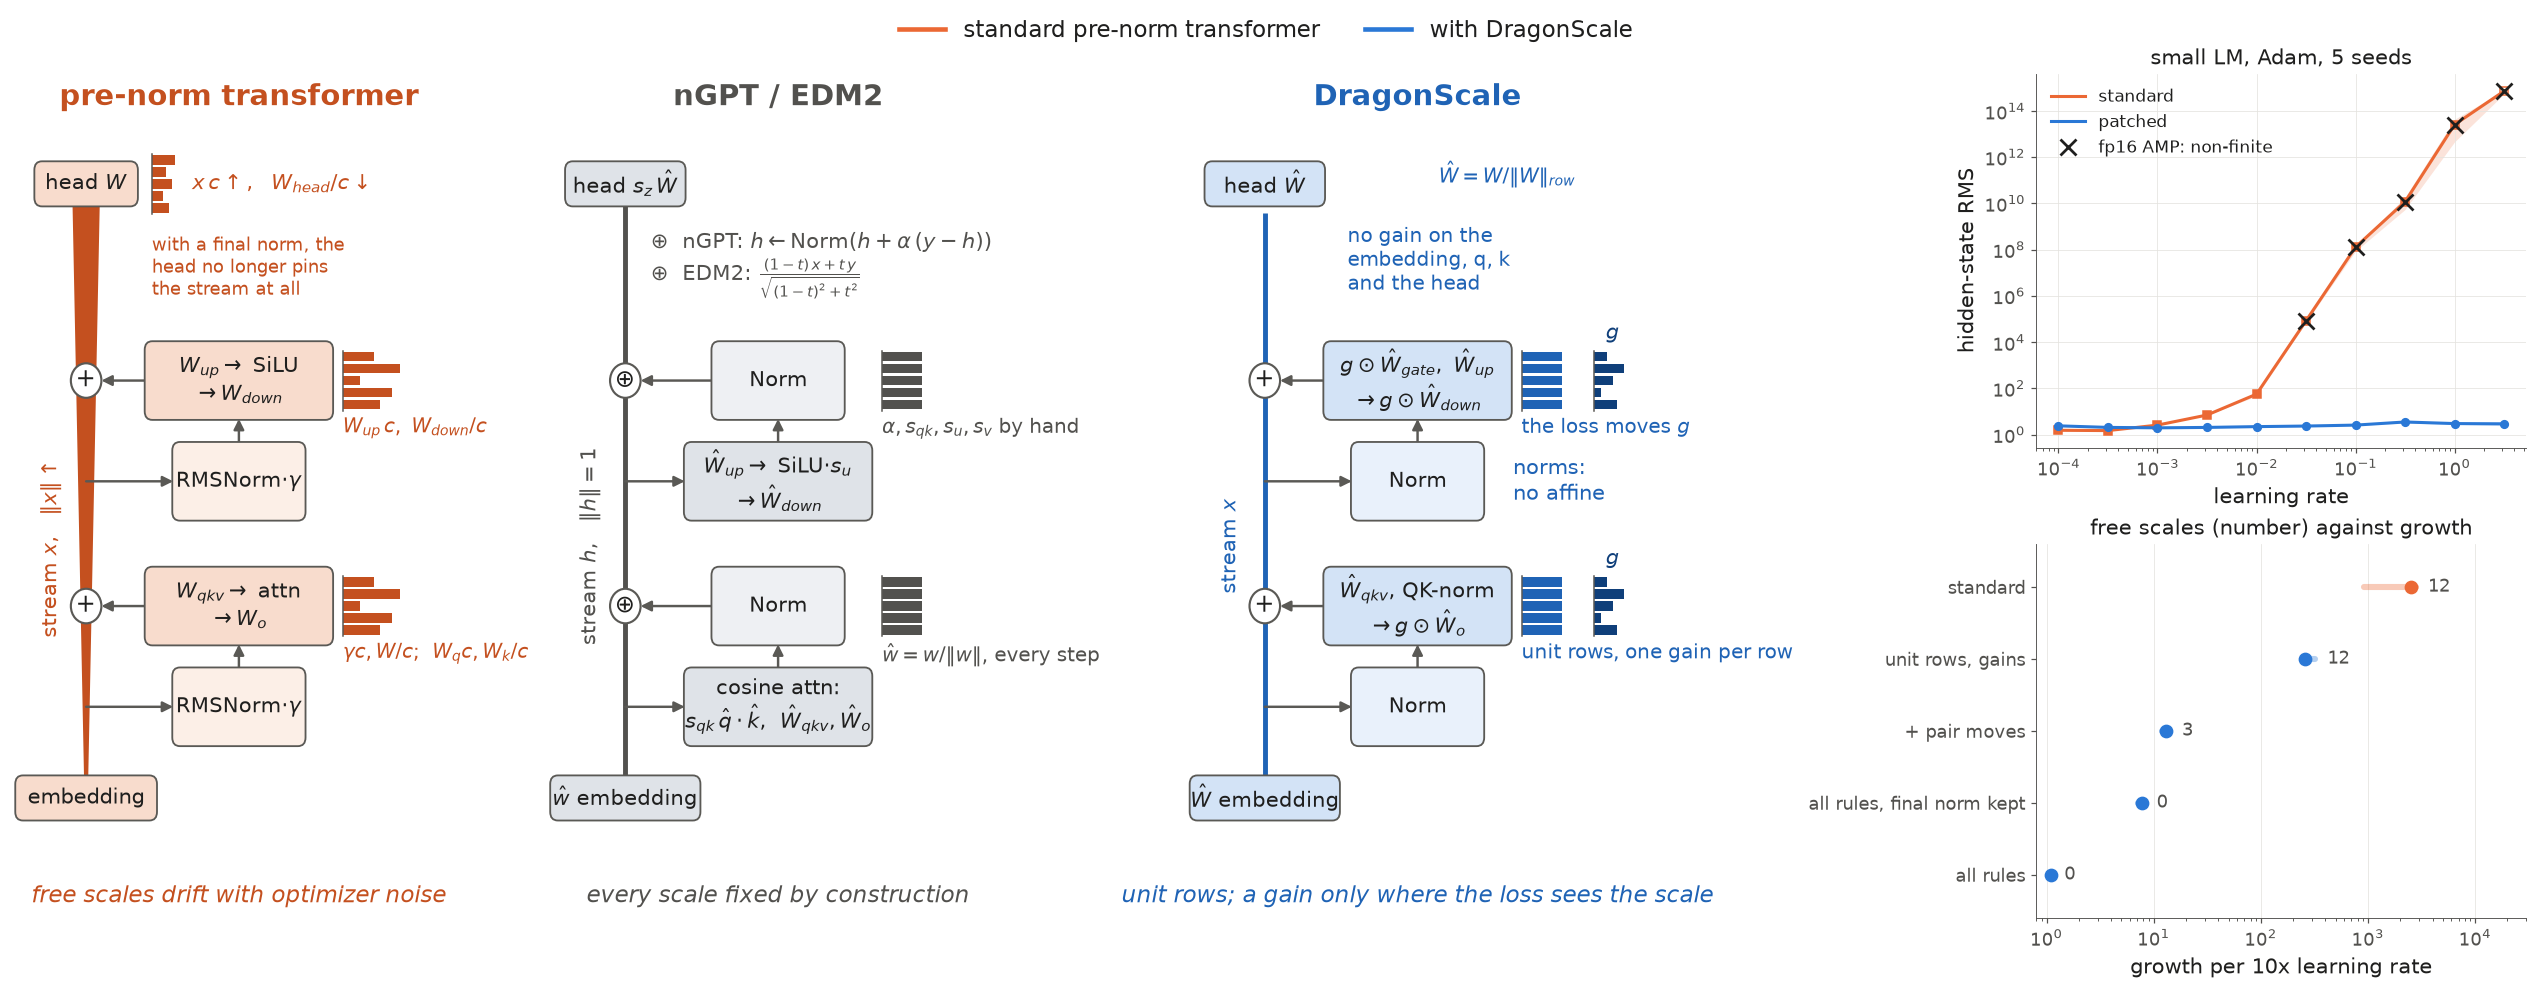

The script that saved this image:
"""Draw the README teaser: three architecture columns (a pre-norm transformer and its free scales;
nGPT / EDM2, every scale fixed by construction; DragonScale, unit rows and a gain only where the
loss sees the scale) and two result panels from `data/` (figures A and B of the README).

Writes `teaser.png` (light) and `teaser_dark.png` (dark) next to this file.

    python docs/figures/teaser.py
"""

import matplotlib

matplotlib.use("Agg")
import matplotlib.pyplot as plt  # noqa: E402
from matplotlib.lines import Line2D  # noqa: E402
from matplotlib.patches import FancyBboxPatch  # noqa: E402
from plot import HERE, MARKERS, MODEL, SLOTS, THEMES, rows, series  # noqa: E402

FONT = 14
# Per theme: column ink and box fills (stock, fixed, ours), and the gain color
COLUMNS = {
    "light": {
        "stock": ("#c4501f", "#f8dccd", "#fcefe7"),
        "fixed": ("#52514e", "#dfe3e8", "#eef0f3"),
        "ours": ("#1f63b5", "#d3e3f6", "#e9f1fb"),
        "gain": "#0f3f7a",
        "box_edge": "#5a5955",
        "plain": "#ffffff",
    },
    "dark": {
        "stock": ("#f08a5d", "#4a2a1c", "#33221a"),
        "fixed": ("#c3c2b7", "#2c3036", "#22252a"),
        "ours": ("#6fa8ee", "#1d3352", "#172538"),
        "gain": "#b9d4f6",
        "box_edge": "#a09f98",
        "plain": "#0d1117",
    },
}
STREAM_X, BRANCH_X, GLYPH_X = 1.9, 5.5, 7.95
NARROW_W, WIDE_W, BOX_H = 3.1, 4.4, 1.6
ATTN_Y, MLP_Y, TOP_Y, HEAD_Y = 2.2, 6.9, 11.5, 13.1
UNEVEN = [0.55, 1.0, 0.3, 0.85, 0.65]
EVEN = [0.7] * 5
SHRINKING = [0.4, 0.25, 0.35, 0.2, 0.3]
GAINS = [0.35, 0.8, 0.5, 0.2, 0.6]
UNIT = r"$\hat W$"


class Canvas:
    """One diagram column, drawn in the colors of one theme."""

    def __init__(self, ax, theme: str, column: str, title: str, caption: str):
        self.ax, self.c = ax, COLUMNS[theme]
        self.ink, self.fill, self.norm = self.c[column]
        self.text = THEMES[theme]["ink"]
        self.edge = self.c["box_edge"]
        ax.set_axis_off()
        ax.set(xlim=(0, 11), ylim=(-2.2, 15.4))
        ax.text(5.5, 15.2, title, ha="center", va="top", fontsize=FONT + 5, fontweight="bold",
                color=self.ink)  # fmt: skip
        ax.text(5.5, -1.75, caption, ha="center", va="center", fontsize=FONT + 1, color=self.ink,
                style="italic")  # fmt: skip

    def box(self, x, y, text, fill, w=3.6, h=1.0, size=FONT):
        self.ax.add_patch(
            FancyBboxPatch((x - w / 2, y - h / 2), w, h, boxstyle="round,pad=0.02,rounding_size=0.18",
                           fc=fill, ec=self.edge, lw=1.2, zorder=3)  # fmt: skip
        )
        self.ax.text(x, y, text, ha="center", va="center", fontsize=size, color=self.text, zorder=4)

    def arrow(self, start, end):
        self.ax.annotate("", end, start, zorder=2, arrowprops={"arrowstyle": "-|>", "color": self.edge,
                         "lw": 1.6, "shrinkA": 0, "shrinkB": 0})  # fmt: skip

    def add(self, x, y, text=r"$+$"):
        self.ax.add_patch(
            plt.Circle((x, y), 0.36, fc=self.c["plain"], ec=self.edge, lw=1.4, zorder=3)
        )
        self.ax.text(
            x, y, text, ha="center", va="center", fontsize=FONT + 2, color=self.text, zorder=4
        )

    def note(self, x, y, text, size=FONT):
        self.ax.text(x, y, text, ha="left", va="center", fontsize=size, color=self.ink, zorder=4)

    def block(self, y0, lower, upper, lower_fill, upper_fill, lower_w, upper_w, add_text=r"$+$"):
        y1 = y0 + 2.1
        self.arrow((STREAM_X, y0), (BRANCH_X - lower_w / 2, y0))
        self.box(BRANCH_X, y0, lower, lower_fill, w=lower_w, h=BOX_H)
        self.box(BRANCH_X, y1, upper, upper_fill, w=upper_w, h=BOX_H)
        self.arrow((BRANCH_X, y0 + BOX_H / 2), (BRANCH_X, y1 - BOX_H / 2))
        self.arrow((BRANCH_X - upper_w / 2, y1), (STREAM_X + 0.36, y1))
        self.add(STREAM_X, y1, add_text)
        return y0, y1

    def rows(self, y, lengths, gains=None, label=None, x=None):
        """A weight as its rows (bar length = row length); with `gains`, a gain column."""
        n, h, w = len(lengths), 1.25, 1.35
        x0 = GLYPH_X if x is None else x
        for i, length in enumerate(lengths):
            yi = y + h / 2 - (i + 0.5) * h / n
            self.ax.add_patch(plt.Rectangle((x0, yi - 0.4 * h / n), length * w, 0.8 * h / n, fc=self.ink,
                                            ec="none", zorder=3))  # fmt: skip
        self.ax.plot([x0, x0], [y - h / 2, y + h / 2], color=self.edge, lw=1, zorder=4)
        if gains is not None:
            gx = x0 + w + 0.35
            for i, g in enumerate(gains):
                yi = y + h / 2 - (i + 0.5) * h / n
                self.ax.add_patch(plt.Rectangle((gx, yi - 0.4 * h / n), g * 0.9, 0.8 * h / n,
                                                fc=self.c["gain"], ec="none", zorder=3))  # fmt: skip
            self.ax.plot([gx, gx], [y - h / 2, y + h / 2], color=self.edge, lw=1, zorder=4)
            self.ax.text(gx + 0.45, y + h / 2 + 0.25, "$g$", ha="center", fontsize=FONT,
                         color=self.c["gain"])  # fmt: skip
        if label:
            self.ax.text(
                x0, y - h / 2 - 0.15, label, ha="left", va="top", fontsize=FONT - 1, color=self.ink
            )

    def stream(self, y_from, y_to, label, grow=False):
        if grow:
            ys = [y_from, y_to, y_to, y_from]
            xs = [STREAM_X - 0.05, STREAM_X - 0.32, STREAM_X + 0.32, STREAM_X + 0.05]
            self.ax.add_patch(
                plt.Polygon(list(zip(xs, ys, strict=True)), fc=self.ink, ec="none", zorder=1)
            )
        else:
            self.ax.plot([STREAM_X, STREAM_X], [y_from, y_to], color=self.ink, lw=3.2, zorder=1,
                         solid_capstyle="butt")  # fmt: skip
        self.ax.text(STREAM_X - 0.55, (ATTN_Y + MLP_Y) / 2 + 1.0, label, rotation=90, ha="right",
                     va="center", fontsize=FONT, color=self.ink)  # fmt: skip


def stock(ax, theme):
    d = Canvas(ax, theme, "stock", "pre-norm transformer", "free scales drift with optimizer noise")
    d.box(STREAM_X, 0.3, "embedding", d.fill, w=3.3, h=0.9)
    d.stream(0.75, HEAD_Y - 0.45, r"stream $x$,   $\Vert x\Vert\uparrow$", grow=True)
    _, attn = d.block(ATTN_Y, r"RMSNorm$\cdot\gamma$", r"$W_{qkv}\to$ attn" "\n" r"$\to W_o$", d.norm,
                      d.fill, NARROW_W, WIDE_W)  # fmt: skip
    _, mlp = d.block(MLP_Y, r"RMSNorm$\cdot\gamma$", r"$W_{up}\to$ SiLU" "\n" r"$\to W_{down}$", d.norm,
                     d.fill, NARROW_W, WIDE_W)  # fmt: skip
    d.box(STREAM_X, HEAD_Y, r"head $W$", d.fill, w=2.4, h=0.9)
    d.rows(HEAD_Y, SHRINKING, x=3.45)
    d.rows(attn, UNEVEN, label=r"$\gamma c,W/c$;  $W_q c,W_k/c$")
    d.rows(mlp, UNEVEN, label=r"$W_{up}\,c,\ W_{down}/c$")
    d.note(4.4, HEAD_Y, r"$x\,c\uparrow,\ \ W_{head}/c\downarrow$")
    d.note(
        3.45,
        TOP_Y - 0.15,
        "with a final norm, the\nhead no longer pins\nthe stream at all",
        FONT - 2,
    )


def fixed(ax, theme):
    d = Canvas(ax, theme, "fixed", "nGPT / EDM2", "every scale fixed by construction")
    d.box(STREAM_X, 0.3, r"$\hat w$ embedding", d.fill, w=3.5, h=0.9)
    d.stream(0.75, HEAD_Y - 0.45, r"stream $h$,   $\Vert h\Vert = 1$")
    attn, _ = d.block(ATTN_Y, "cosine attn:\n" r"$s_{qk}\,\hat q\cdot\hat k$,  $\hat W_{qkv},\hat W_o$", "Norm",
                      d.fill, d.norm, WIDE_W, NARROW_W, r"$\oplus$")  # fmt: skip
    mlp, _ = d.block(MLP_Y, r"$\hat W_{up}\to$ SiLU$\cdot s_u$" "\n" r"$\to\hat W_{down}$", "Norm", d.fill,
                     d.norm, WIDE_W, NARROW_W, r"$\oplus$")  # fmt: skip
    d.box(STREAM_X, HEAD_Y, r"head $s_z\,\hat W$", d.fill, w=2.8, h=0.9)
    d.rows(attn + 2.1, EVEN, label=r"$\hat w = w/\Vert w\Vert$, every step")
    d.rows(mlp + 2.1, EVEN, label=r"$\alpha, s_{qk}, s_u, s_v$ by hand")
    d.note(2.5, TOP_Y - 0.1, r"$\oplus$  nGPT: $h\leftarrow\mathrm{Norm}(h+\alpha\,(y-h))$" "\n"
           r"$\oplus$  EDM2: $\frac{(1-t)\,x+t\,y}{\sqrt{(1-t)^2+t^2}}$")  # fmt: skip


def ours(ax, theme):
    d = Canvas(
        ax, theme, "ours", "DragonScale", "unit rows; a gain only where the loss sees the scale"
    )
    d.box(STREAM_X, 0.3, UNIT + " embedding", d.fill, w=3.5, h=0.9)
    d.stream(0.75, HEAD_Y - 0.6, r"stream $x$")
    _, attn = d.block(ATTN_Y, "Norm", r"$\hat W_{qkv}$, QK-norm" "\n" r"$\to g\odot\hat W_o$", d.norm, d.fill,
                      NARROW_W, WIDE_W)  # fmt: skip
    _, mlp = d.block(MLP_Y, "Norm", r"$g\odot\hat W_{gate},\ \hat W_{up}$" "\n" r"$\to g\odot\hat W_{down}$",
                     d.norm, d.fill, NARROW_W, WIDE_W)  # fmt: skip
    d.box(STREAM_X, HEAD_Y, "head " + UNIT, d.fill, w=2.8, h=0.9)
    d.rows(attn, EVEN, GAINS, label="unit rows, one gain per row")
    d.rows(mlp, EVEN, GAINS, label="the loss moves $g$")
    d.note(GLYPH_X - 0.2, MLP_Y, "norms:\nno affine")
    d.note(3.85, TOP_Y, "no gain on the\nembedding, q, k\nand the head", FONT - 1)
    d.note(6.0, HEAD_Y + 0.2, r"$\hat W = W/\Vert W\Vert_{row}$", FONT - 1)


def stream_panel(ax, theme):
    t, c = THEMES[theme], SLOTS[theme]
    data = rows("a_stream.csv")
    for model in ("standard", "patched"):
        series(
            ax,
            [r for r in data if r["model"] == model],
            c[MODEL[model]],
            MARKERS[MODEL[model]],
            model,
        )
    bad = [
        r["lr"]
        for r in rows("a_fp16_amp_nonfinite.csv")
        if r["model"] == "standard" and r["nonfinite"]
    ]
    ys = [r["median"] for r in data if r["model"] == "standard" and r["lr"] in bad]
    ax.plot(
        bad, ys, ls="none", marker="x", ms=10, mew=1.8, color=t["ink"], label="fp16 AMP: non-finite"
    )
    ax.set(xscale="log", yscale="log", xlabel="learning rate", ylabel="hidden-state RMS")
    ax.set_title("small LM, Adam, 5 seeds", fontsize=FONT)
    ax.legend(loc="upper left", fontsize=FONT - 3)


def ladder_panel(ax, theme):
    t, c = THEMES[theme], SLOTS[theme]
    data = rows("b_ladder.csv")
    ys = list(range(len(data)))[::-1]
    short = {"unit rows, gain everywhere": "unit rows, gains", "all rules but the output norm kept":
             "all rules, final norm kept"}  # fmt: skip
    for y, r in zip(ys, data, strict=True):
        color = c[MODEL["standard"]] if r["model"] == "standard" else c[MODEL["patched"]]
        ax.plot(
            [r["low"], r["high"]], [y, y], color=color, lw=4, alpha=0.35, solid_capstyle="round"
        )
        ax.plot(r["growth_per_decade"], y, marker="o", color=color, ms=8)
        ax.annotate(f"{int(r['free_scales'])}", (r["high"], y), xytext=(8, 0), textcoords="offset points",
                    va="center", fontsize=FONT - 2, color=t["muted"])  # fmt: skip
    ax.set_yticks(ys, [short.get(r["model"], r["model"]) for r in data])
    ax.set(xscale="log", xlim=(0.8, 3e4), ylim=(-0.6, len(data) - 0.4))
    ax.grid(axis="y", visible=False)
    ax.set_xlabel("growth per 10x learning rate")
    ax.set_title("free scales (number) against growth", fontsize=FONT)


def draw(theme: str):
    from plot import style

    style(theme)
    sizes = {"font.size": FONT, "axes.labelsize": FONT, "xtick.labelsize": FONT - 2,
             "ytick.labelsize": FONT - 2}  # fmt: skip
    with plt.rc_context(sizes):
        fig = plt.figure(figsize=(23, 9), layout="constrained")
        grid = fig.add_gridspec(2, 4, width_ratios=[1, 1, 1, 1.05])
        stock(fig.add_subplot(grid[:, 0]), theme)
        fixed(fig.add_subplot(grid[:, 1]), theme)
        ours(fig.add_subplot(grid[:, 2]), theme)
        stream_panel(fig.add_subplot(grid[0, 3]), theme)
        ladder_panel(fig.add_subplot(grid[1, 3]), theme)
        c = SLOTS[theme]
        handles = [Line2D([], [], color=c[MODEL[m]], lw=3, label=label) for m, label in
                   (("standard", "standard pre-norm transformer"), ("patched", "with DragonScale"))]  # fmt: skip
        fig.legend(
            handles=handles, loc="outside upper center", ncol=2, frameon=False, fontsize=FONT + 1
        )
    return fig


def main() -> None:
    for theme, suffix in (("light", ""), ("dark", "_dark")):
        fig = draw(theme)
        fig.savefig(HERE / f"teaser{suffix}.png", dpi=110)
        plt.close(fig)
        print(HERE / f"teaser{suffix}.png")


if __name__ == "__main__":
    main()
